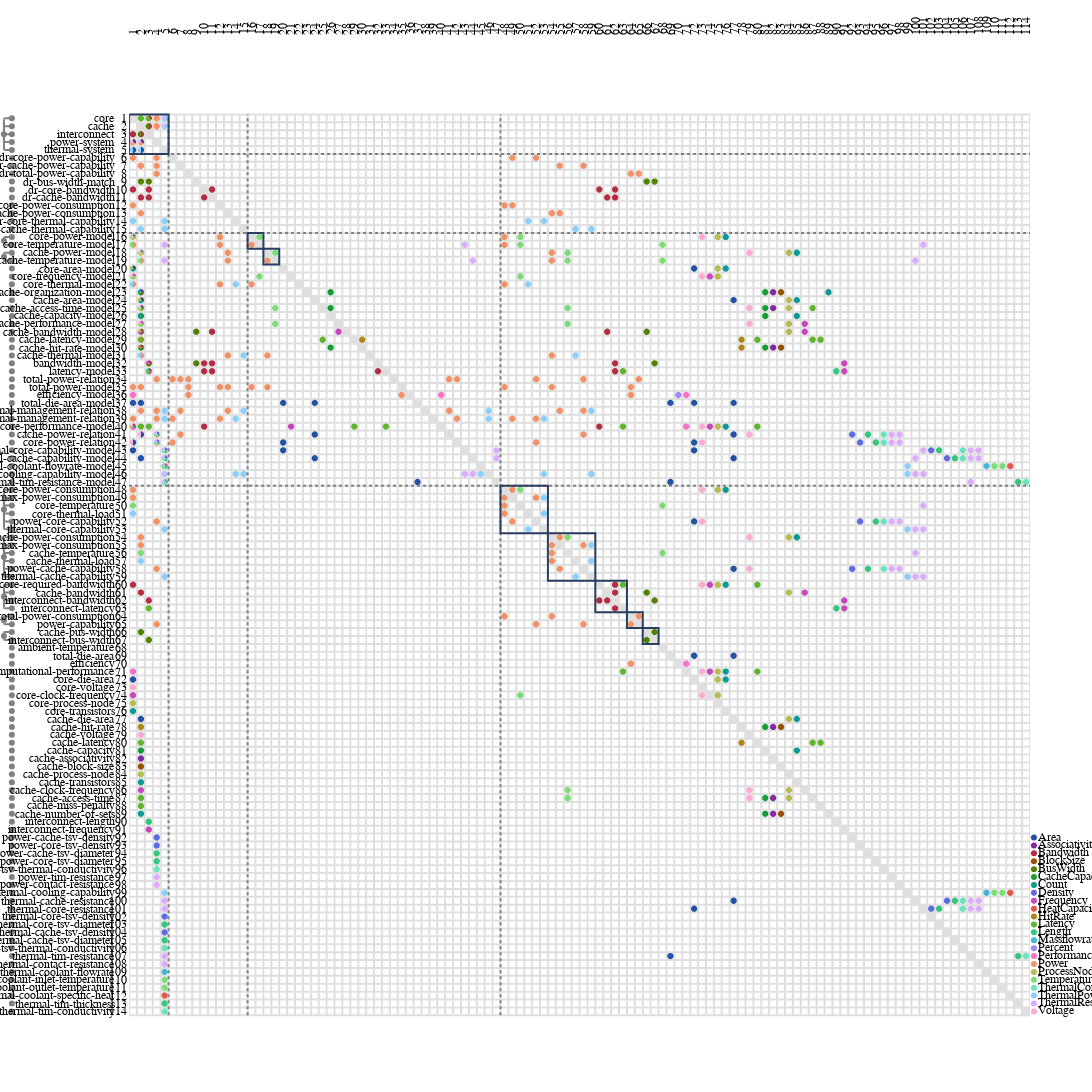

This figure's notebook cell:
### Code cell
from ragraph.analysis import sequence
from raesl.plot.view_funcs import multi_domain
import ragraph.plot

# Select correct nodes and edges to be displayed.
nodes, edges = multi_domain(
    graph,
    depth=4
)

leaf_models = [n for n in nodes if n.kind == "relation_spec"]
leaf_vars = [n for n in nodes if n.kind == "variable"]

# Sequence functions.
_, _, sequenced_functions = sequence.utils.branchsort(algo=sequence.scc_tearing, graph=graph, algo_args=dict(inf=1, dep=1, mu=3), inplace=True, nodes=leaf_vars+leaf_models)

# Reload figure based on sequence.
figure = ragraph.plot.mdm(
    leafs = nodes,
    edges = edges,
    style= ragraph.plot.Style(
        piemap=dict(
            display="labels",
            mode="relative",
            fields=graph.edge_labels
        ),
    )
)

figure.write_image("figures/mdm_sequenced.svg")
figure
